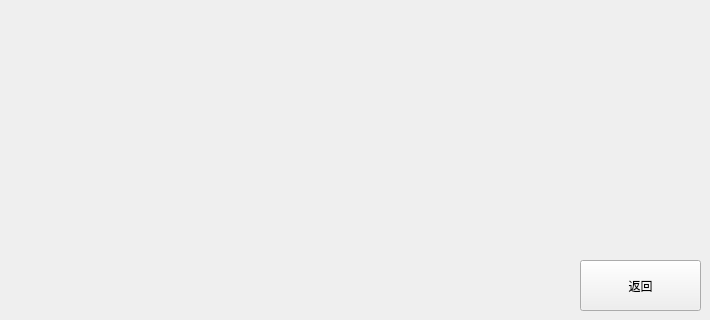
     <widget class="QWidget" name="tab_2">
      <attribute name="title">
       <string>校验与升级</string>
      </attribute>
      <widget class="QPushButton" name="cmosCheckBtn">
       <property name="geometry">
        <rect>
         <x>50</x>
         <y>70</y>
         <width>112</width>
         <height>137</height>
        </rect>
       </property>
       <property name="styleSheet">
        <string notr="true">background-image: url(:/images/cmos.jpg);
border:0px;</string>
       </property>
       <property name="text">
        <string/>
       </property>
      </widget>
      <widget class="QPushButton" name="userCheckBtn">
       <property name="geometry">
        <rect>
         <x>200</x>
         <y>70</y>
         <width>112</width>
         <height>137</height>
        </rect>
       </property>
       <property name="styleSheet">
        <string notr="true">background-image: url(:/images/check.jpg);
border:0px;</string>
       </property>
       <property name="text">
        <string/>
       </property>
      </widget>
      <widget class="QPushButton" name="programUpdateBtn">
       <property name="geometry">
        <rect>
         <x>500</x>
         <y>70</y>
         <width>112</width>
         <height>137</height>
        </rect>
       </property>
       <property name="styleSheet">
        <string notr="true">background-image: url(:/images/update.jpg);
border:0px;</string>
       </property>
       <property name="text">
        <string/>
       </property>
      </widget>
      <widget class="QPushButton" name="checkOrUpdateBtn">
       <property name="geometry">
        <rect>
         <x>580</x>
         <y>260</y>
         <width>121</width>
         <height>51</height>
        </rect>
       </property>
       <property name="text">
        <string>返回</string>
       </property>
      </widget>
      <widget class="QPushButton" name="sysCheckBtn">
       <property name="geometry">
        <rect>
         <x>350</x>
         <y>60</y>
         <width>112</width>
         <height>150</height>
        </rect>
       </property>
       <property name="styleSheet">
        <string notr="true">background-image: url(:/images/systemcheck.jpg);
border:0px;</string>
       </property>
       <property name="text">
        <string/>
       </property>
      </widget>
     </widget>
